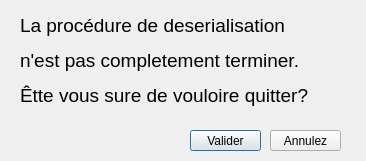
<?xml version="1.0" encoding="UTF-8"?>
<ui version="4.0">
 <class>Dialog</class>
 <widget class="QDialog" name="Dialog">
  <property name="geometry">
   <rect>
    <x>0</x>
    <y>0</y>
    <width>366</width>
    <height>161</height>
   </rect>
  </property>
  <property name="windowTitle">
   <string>Dialog</string>
  </property>
  <widget class="QLabel" name="label_message_veut_Q_pop_up_enclos">
   <property name="geometry">
    <rect>
     <x>20</x>
     <y>10</y>
     <width>351</width>
     <height>101</height>
    </rect>
   </property>
   <property name="font">
    <font>
     <pointsize>14</pointsize>
    </font>
   </property>
   <property name="text">
    <string>&lt;html&gt;&lt;head/&gt;&lt;body&gt;&lt;p&gt;La procédure de deserialisation &lt;/p&gt;&lt;p&gt;n'est pas completement terminer. &lt;/p&gt;&lt;p&gt;Êtte vous sure de vouloire quitter?&lt;/p&gt;&lt;/body&gt;&lt;/html&gt;</string>
   </property>
  </widget>
  <widget class="QPushButton" name="pushButton_veut_Q_pop_up_enclos">
   <property name="geometry">
    <rect>
     <x>190</x>
     <y>130</y>
     <width>71</width>
     <height>21</height>
    </rect>
   </property>
   <property name="text">
    <string>Valider</string>
   </property>
  </widget>
  <widget class="QPushButton" name="pushButton_veut_pas_Q_pop_up_enclos">
   <property name="geometry">
    <rect>
     <x>270</x>
     <y>130</y>
     <width>71</width>
     <height>21</height>
    </rect>
   </property>
   <property name="text">
    <string>Annulez</string>
   </property>
  </widget>
 </widget>
 <resources/>
 <connections/>
</ui>
